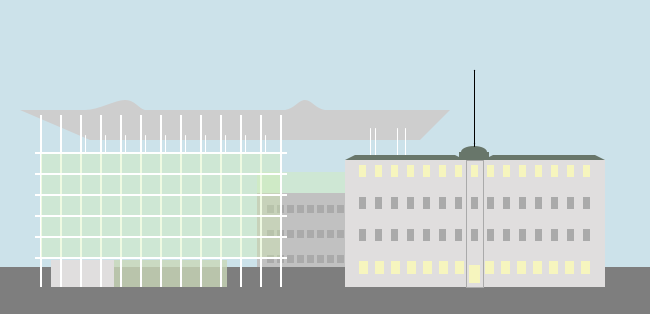
Frame 1 (no input)
Frame 60 (the mouse pressed at the canvas centre just before this capture): identical to frame 1, image omitted
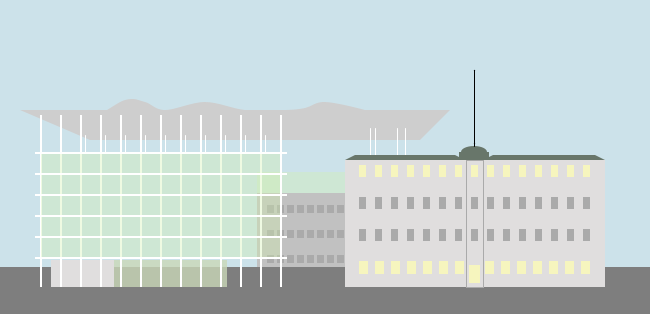
Frame 120 (the mouse held since frame 60 and released just before this capture)

The Processing sketch that drew these frames (run headless with seeded random() and noise(); from frame 60 on, the mouse is pressed at the canvas centre):

// Processing sketch: processing_107424
// ── processing_107424.pde

void setup() {

  size (650, 314);
}

void draw() {

  background (204, 226, 234);  
  fill (126, 126, 126); // chão
  noStroke(); 
  rect (0, 267, 700, 320);

  fill (193, 193, 193); // predio de tras
  noStroke();
  rect (257, 193, 130, 74);

  fill (170, 170, 170); // janelas de tras
  int z;
  int w;
  for (z=267;z<=377;z=z+10)
    for (w=205;w<267;w=w+25)
      rect (z, w, 7, 8);

  fill (211, 240, 174, 90); // vidro verde de tras
  noStroke();
  rect (257, 172, 130, 21);

  fill (224, 222, 222); // base opaca moderna
  noStroke();
  rect (51, 260, 63, 27);

  fill (201, 216, 184, 200); // base transparente
  noStroke();
  rect (114, 260, 113, 27);

  fill(206); //cobertura
  noStroke();
  quad(20, 110, 450, 110, 420, 140, 90, 140);

  noStroke(); // ondas 
  beginShape();
  curveVertex(45, 100-mouseX/40);
  curveVertex(85, 110+mouseX/40);
  curveVertex(125, 100);
  curveVertex(145, 110-mouseX/40);
  curveVertex(165, 110);
  curveVertex(205, 110-mouseX/40);
  curveVertex(245, 110);
  curveVertex(285, 110);
  curveVertex(305, 100+mouseX/40);
  curveVertex(325, 110-mouseX/40);
  curveVertex(365, 110);
  curveVertex(385, 110+mouseX/40);
  curveVertex(405, 100);
  endShape();

  fill (255); // pilares predio novo
  noStroke();  
  int x;
  for (x=40; x<300; x=x+20)
    rect (x, 115, 2, 172);

  stroke(255); // pilares de tras
  strokeWeight(1);
  int t;
  for (x=85; x<266; x=x+20)
    line(x, 152, x, 135);

  stroke(255); // pilares predio velho
  strokeWeight(1);
  line(375, 155, 375, 128);
  line(405, 155, 405, 128);
  line(370, 155, 370, 128);
  line(397, 155, 397, 128);

  fill (211, 240, 174, 90); //vidro verde
  rect (40, 152, 240, 105);

  fill (255); // vigas
  noStroke();
  int y;
  for (y=152; y<=257; y=y+21)
    rect (35, y, 252, 2);

  fill (224, 222, 222); // predio velho
  noStroke();
  rect (345, 160, 260, 127);

  fill (246, 245, 190); // janelas de cima
  int l;
  int m;
  for (l=359;l<=590;l=l+16)
    for (m=165;m<177;m=m+25)
      rect (l, m, 7, 12);

  fill (170); // janelas do meio 1
  int a;
  int b;
  for (a=359;a<=590;a=a+16)
    for (b=197;b<209;b=b+25)
      rect (a, b, 7, 12);

  fill (170); // janelas do meio 2
  int c;
  int d;
  for (c=359;c<=590;c=c+16)
    for (d=229;d<241;d=d+25)
      rect (c, d, 7, 12);

  fill (246, 245, 190); // janelas de baixo 1
  int e;
  int f;
  for (e=359;e<=464;e=e+16)
    for (f=261;f<274;f=f+25)
      rect (e, f, 9, 13);

  fill (246, 245, 190); // janelas de baixo 2
  int g;
  int h;
  for (g=485;g<=590;g=g+16)
    for (h=261;h<274;h=h+25)
      rect (g, h, 9, 13);
  rect (469, 265, 11, 18);
  fill(246, 245, 190, 0);

  stroke (170); // rect do meio - predio velho
  strokeWeight(1);
  quad(466, 160, 466, 287, 483, 287, 483, 160);

  fill(104, 118, 106); //telhado velho da esquerda
  noStroke();
  quad(345, 160, 465, 160, 455, 155, 355, 155);

  fill(104, 118, 106); // telhado velho da direita
  noStroke();
  quad(483, 160, 605, 160, 595, 155, 493, 155);

  fill(104, 118, 106); // cupula velha
  noStroke();
  quad(459, 160, 489, 160, 489, 152, 459, 152);
  ellipse(474, 152, 26, 12);

  stroke(0); // antena
  strokeWeight(1);
  line(474, 146, 474, 70);

  strokeWeight(1.4);
  point(474, 143);
  point(474, 70);
}
